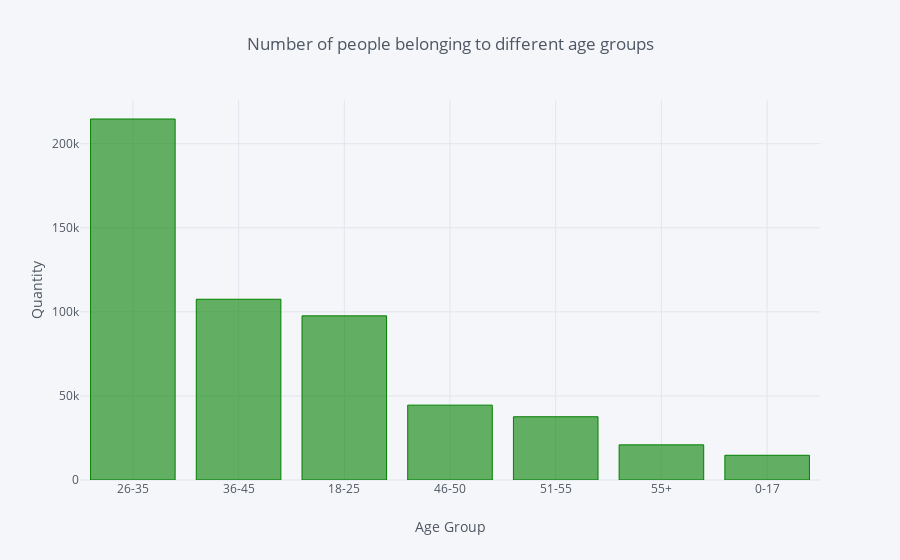

Notebook code cell kept with this figure:
### Code cell
# which age group purchased most products?
age = df['Age'].value_counts().reset_index()
age.columns = ['Age Group', 'Count']
age.iplot(kind='bar', x='Age Group', y='Count', title='Number of people belonging to different age groups',
         xTitle='Age Group', yTitle='Quantity', color='green')

### Figure 1 — Plotly figure (JSON) as saved in the notebook; plotly's stock layout.template omitted (floating-point values rounded to 4 significant figures)
{"data": [{"marker": {"color": "rgba(0, 128, 0, 0.6)", "line": {"color": "rgba(0, 128, 0, 1.0)", "width": 1}}, "name": "Count", "orientation": "v", "text": "", "type": "bar", "uid": "a0c87edb-6326-4d8d-8d0a-d2d33f55de80", "x": ["26-35", "36-45", "18-25", "46-50", "51-55", "55+", "0-17"], "y": [214690, 107499, 97634, 44526, 37618, 20903, 14707]}], "layout": {"legend": {"bgcolor": "#F5F6F9", "font": {"color": "#4D5663"}}, "paper_bgcolor": "#F5F6F9", "plot_bgcolor": "#F5F6F9", "title": {"font": {"color": "#4D5663"}, "text": "Number of people belonging to different age groups"}, "xaxis": {"gridcolor": "#E1E5ED", "showgrid": true, "tickfont": {"color": "#4D5663"}, "title": {"font": {"color": "#4D5663"}, "text": "Age Group"}, "zerolinecolor": "#E1E5ED"}, "yaxis": {"gridcolor": "#E1E5ED", "showgrid": true, "tickfont": {"color": "#4D5663"}, "title": {"font": {"color": "#4D5663"}, "text": "Quantity"}, "zerolinecolor": "#E1E5ED"}}}
